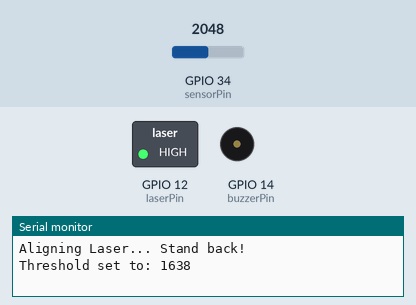
Bench run of a sketch on a simulated ESP32. Shown: switched loads named in the sketch (green lamp = pin HIGH), buzzer (waves = sounding, pin HIGH), the last lines printed to the serial monitor. The inputs (shaded band) are chosen by the test bench; at power-on: GPIO 34 (sensorPin) = 2048.

Above: at 3.2 s.
3.3 s: GPIO 34 (sensorPin) set to 1707
4.8 s: GPIO 34 (sensorPin) set to 1592
At 5.25 s:
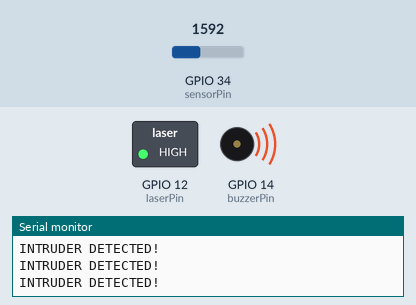
7.8 s: GPIO 34 (sensorPin) set to 2047
At 7.8 s:
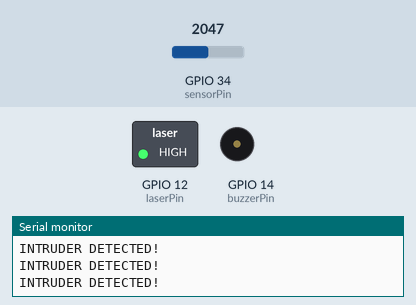
9.3 s: GPIO 34 (sensorPin) set to 1228
At 9.55 s:
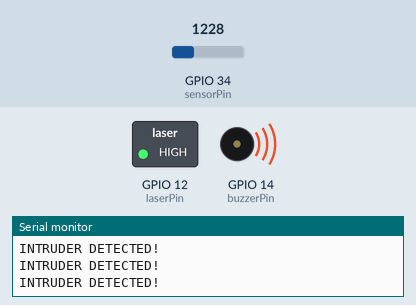
Timing chart, 0 to 13.3 s (numbered marks = the images above; inputs shaded):
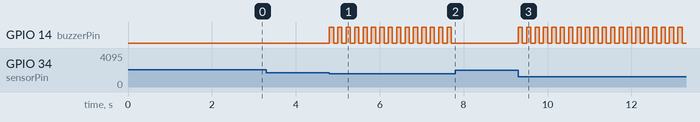

The sketch:

laser_tripwire.ino
```cpp
const int laserPin = 12;
const int sensorPin = 34; // Analog pin
const int buzzerPin = 14;

int threshold = 0;

void setup() {
  Serial.begin(115200);
  pinMode(laserPin, OUTPUT);
  pinMode(buzzerPin, OUTPUT);

  digitalWrite(laserPin, HIGH); // Turn on the laser

  Serial.println("Aligning Laser... Stand back!");
  delay(2000); // Give yourself time to point the laser at the sensor

  // Calibrate: Take the current light reading and set threshold 20% lower
  threshold = analogRead(sensorPin) * 0.8;
  Serial.print("Threshold set to: ");
  Serial.println(threshold);
}

void loop() {
  int lightLevel = analogRead(sensorPin);

  if (lightLevel < threshold) {
    // THE BEAM IS BROKEN!
    Serial.println("INTRUDER DETECTED!");
    digitalWrite(buzzerPin, HIGH);
    delay(100);
    digitalWrite(buzzerPin, LOW);
    delay(100);
  } else {
    digitalWrite(buzzerPin, LOW);
  }
}
```

Measured:
- the behaviour switches between 1638 and 1637 on GPIO 34 (sensorPin) (found by bisection; images 0 and 1)
- after the input at 3.3 s, every drawn part: stays the same
- after the input at 4.8 s, GPIO 14 (buzzerPin): alternates HIGH for 0.10 s and LOW for 0.10 s, starting at once
- after the input at 7.8 s, GPIO 14 (buzzerPin): stops changing and stays LOW
- after the input at 9.3 s, GPIO 14 (buzzerPin): alternates HIGH for 0.10 s and LOW for 0.10 s, starting at once
